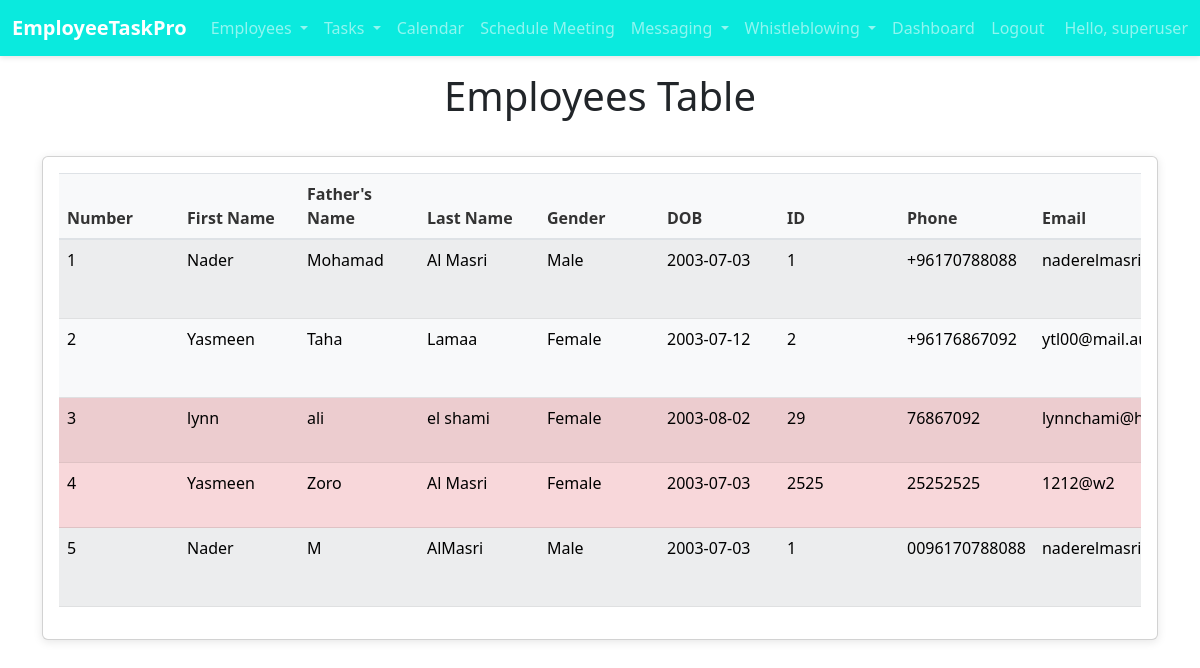
Page /emp/home/ (signed in) on the earlier database version.
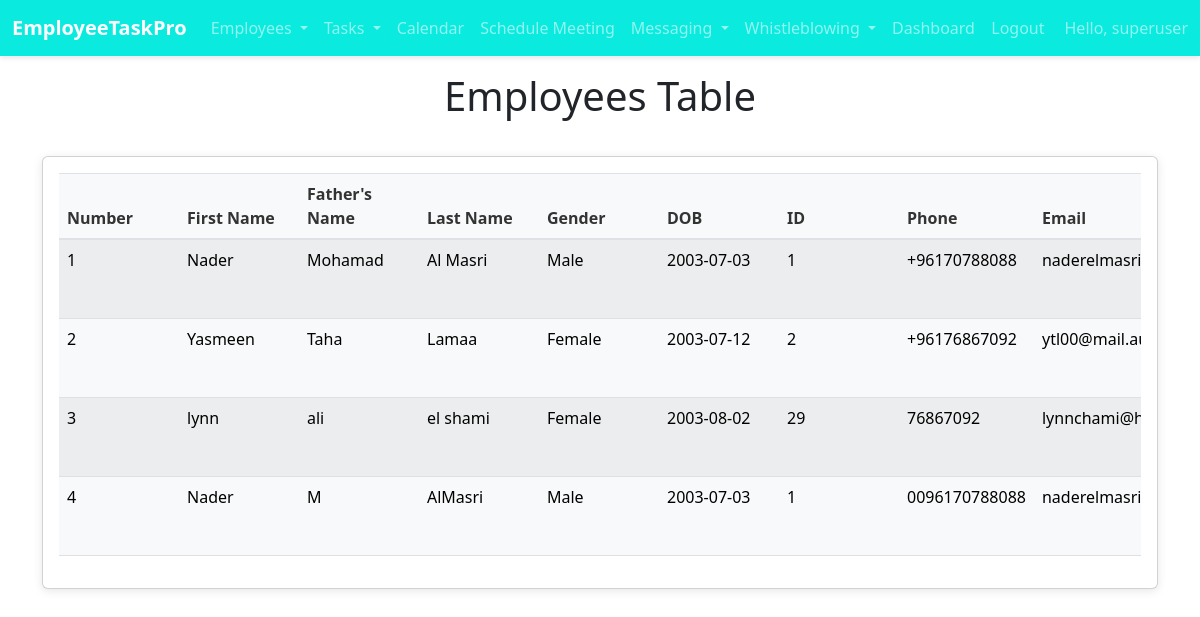
Same page on the later database version.
### emp/models.py (models this page shows, shortened)
class Emp(models.Model):
    firstname=models.CharField(max_length=200)
    fathername=models.CharField(max_length=200)
    lastname=models.CharField(max_length=200)
    gender = models.TextField(blank=True,null= True)
    dob = models.DateField(blank=True,null= True)
    emp_id=models.CharField(max_length=200)
    phone = models.CharField(max_length=20, null=True)
    email = models.EmailField(null=True)
    date_hired = models.DateField(default=timezone.now)
    salary = models.FloatField(default=0)
    date_added = models.DateTimeField(default=timezone.now)
    date_updated = models.DateTimeField(auto_now=True)
    address = models.CharField(max_length=100, null=True)
    status=models.BooleanField(default=True)
    department=models.CharField(max_length=200, null=True)
    user = models.OneToOneField(User, on_delete=models.CASCADE, null=True)

### emp/views.py (the view)
# urls.py: path("home/", emp_home, name='emp_home'),
@login_required
def emp_home(request):
    is_hr_or_manager = request.user.groups.filter(name__in=['HR', 'Manager']).exists()
    if not is_hr_or_manager:
        messages.error(request, "You do not have permission to access this page.")
        return redirect('emp:emp_dashboard')
    emps = Emp.objects.all()
    for emp in emps:
        tasks_assigned_to_employee = Task.objects.filter(taskassignee__emp=emp)
        completed_tasks_count = tasks_assigned_to_employee.filter(status='Completed').count()
        total_tasks_count = tasks_assigned_to_employee.count()
        progress_percentage = (completed_tasks_count / total_tasks_count) * 100 if total_tasks_count > 0 else 0
        emp.progress_percentage = progress_percentage
    context = {
        'emps': emps,
        'is_hr_or_manager': is_hr_or_manager,
    }
    return render(request, "emp/home.html", context)

### emp/context_processors.py (called while the page is built)
def user_roles(request):
    is_hr_or_manager = request.user.groups.filter(name__in=['HR', 'Manager']).exists()
    is_employee = request.user.groups.filter(name='Employee').exists()
    return {
        'is_hr_or_manager': is_hr_or_manager,
        'is_employee': is_employee,
    }

### templates/emp/home.html (shortened to what this page needs)
{% load static %}
<!doctype html>
<html lang="en">
  <head>
    <link href="https://cdn.jsdelivr.net/npm/bootstrap@5.2.2/dist/css/bootstrap.min.css"
          rel="stylesheet"
>
    <link rel="stylesheet" href="{% static 'css/table.css' %}">
  </head>
  <body>
    {% include 'emp/navbar.html' %}
    <h1 class="text-center my-3">Employees Table</h1>
    <div class="container">
      <div class="row">
        <div class="col-md-12">
          <div class="card">
            <div class="card-body">
              <div class="table-responsive">
                <table class="table table-light table-striped table-hover">
                  <thead>
                    <tr>
                      <th>Number</th>
                      <th>First Name</th>
                      <th>Father's Name</th>
                      <th>Last Name</th>
                      <th>Gender</th>
                      <th>DOB</th>
                      <th>ID</th>
                      <th>Phone</th>
                      <th>Email</th>
                    </tr>
                  </thead>
                  <tbody>
                    {% for e in emps %}
                    <tr class="{% if not e.status %}table-danger{% endif %}">
                      <td>{{ forloop.counter }}</td>
                      <td>{{ e.firstname }}</td>
                      <td>{{ e.fathername }}</td>
                      <td>{{ e.lastname }}</td>
                      <td>{{ e.gender }}</td>
                      <td>{{ e.dob|date:"Y-m-d" }}</td>
                      <td>{{ e.emp_id }}</td>
                      <td>{{ e.phone }}</td>
                      <td>{{ e.email }}</td>
                    </tr>
                    {% endfor %}
                  </tbody>
                </table>
              </div>
            </div>
          </div>
        </div>
      </div>
    </div>
  </body>
</html>

Differences in the rows shown:
removed Emp: firstname "Yasmeen", fathername "Zoro", lastname "Al Masri", gender "Female", dob "2003-07-03", emp_id "2525", phone "25252525", email "1212@w2"
changed Emp "lynn": status False → True (drawn)
